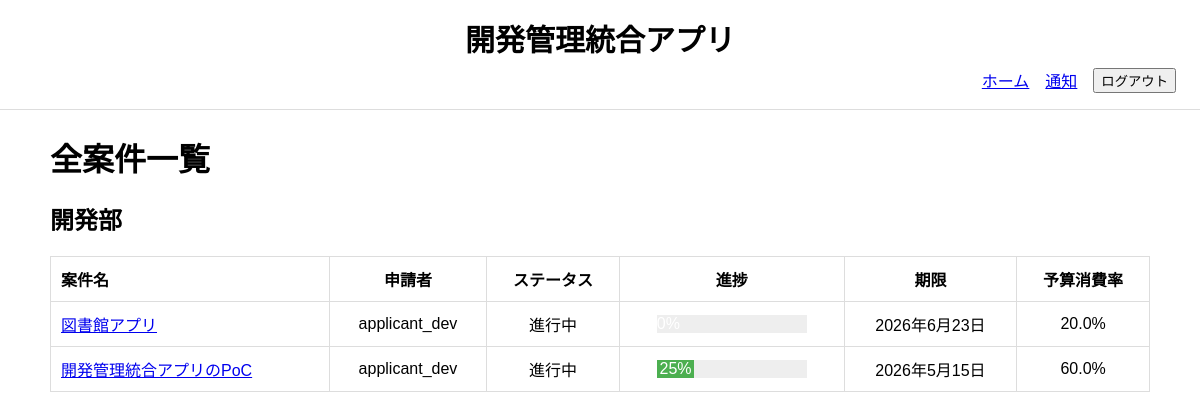
The app's page /hq/projects/ (signed in), older data.
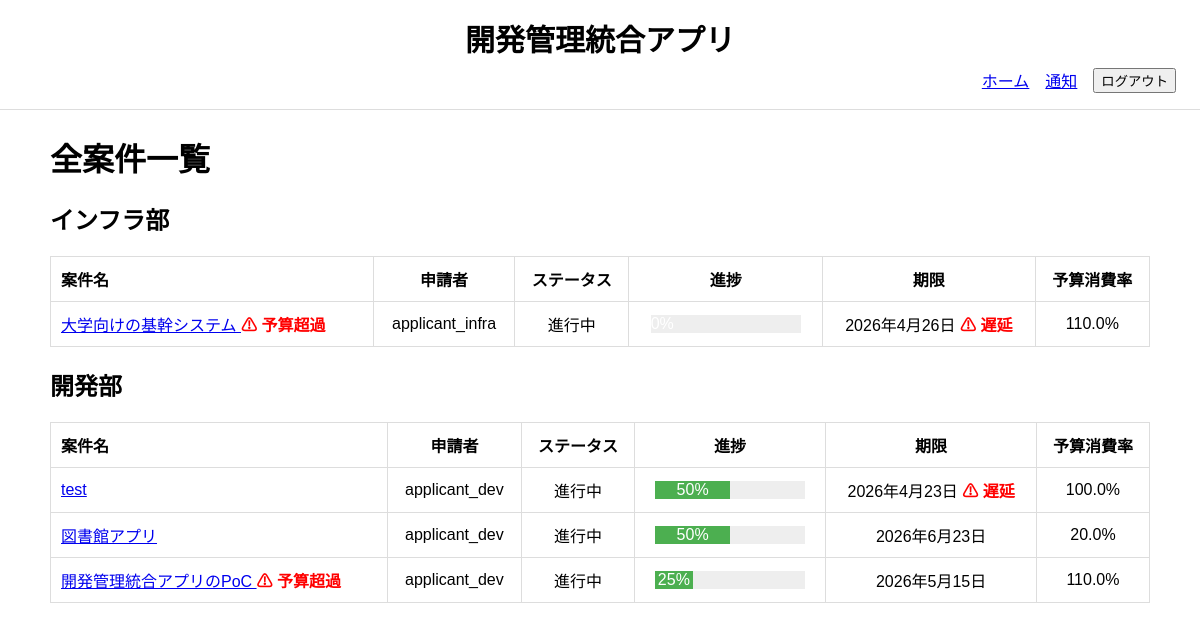
The same page, newer data.
### project_management_app/models.py (models this page shows, shortened)
class Department(models.Model):
    name = models.CharField("部門", max_length=100, unique=True)
    is_headquarters = models.BooleanField(default=False)
    class Meta:
        verbose_name = "部門"
        verbose_name_plural = "部門"
        ordering = ["name"]

class Project(models.Model):
    class Status(models.TextChoices):
        DRAFT = "draft", "下書き"
        PENDING_MANAGER = "pending_manager", "部門承認待ち"
        PENDING_HQ = "pending_hq", "本部承認待ち"
        APPROVED = "approved", "承認済"
        IN_PROGRESS = "in_progress", "進行中"
        COMPLETED = "completed", "完了"
        REJECTED = "rejected", "却下"
    name = models.CharField("案件名", max_length=200)
    description = models.TextField("目的・概要")
    applicant = models.ForeignKey(
        CustomUser,
        verbose_name="案件担当者",
        on_delete=models.SET_NULL,
        null=True,
        blank=True,
        related_name="applied_projects"
    )
    department = models.ForeignKey(
        Department,
        verbose_name="担当部門",
        on_delete=models.PROTECT,
        related_name="projects",
    )
    estimated_budget = models.DecimalField(
        "予算額", max_digits=12, decimal_places=0
        )
    is_budget_notified = models.BooleanField(default=False)
    progress_rate = models.PositiveIntegerField(
        "全体進捗率",
        default=0,
        validators=[MinValueValidator(0), MaxValueValidator(100)]
    )
    status = models.CharField(
        "ステータス",
        max_length=30,
        choices=Status.choices,
        default=Status.DRAFT
    )
    submitted_at = models.DateField("申請日", null=True, blank=True)
    start_date = models.DateField("開始日", null=True, blank=True)
    due_date = models.DateField("期限", null=True, blank=True)
    approved_at = models.DateField("最終承認日", null=True, blank=True)
    completed_at = models.DateField("完了日", null=True, blank=True)
    created_at = models.DateTimeField("作成日時", auto_now_add=True)
    updated_at = models.DateTimeField("更新日時", auto_now=True)
    class Meta:
        verbose_name = "案件"
        verbose_name_plural = "案件"
        ordering = ["-created_at"]
    @property
    def total_actual_amount(self):
        return (
            self.budget_records.aggregate(
                total=Sum("amount")
            )["total"] or 0
        )
    @property
    def consumption_rate(self):
        if not self.estimated_budget:
            return 0
        return round(
            (self.total_actual_amount / self.estimated_budget) * 100, 1
        )
    @property
    def is_delayed(self):
        return bool(
            self.due_date
            and self.due_date < timezone.now().date()
            and self.status != self.Status.COMPLETED
        )
    @property
    def is_over_budget(self):
        return self.total_actual_amount > self.estimated_budget

class CustomUser(AbstractUser):
    class Role(models.TextChoices):
        MEMBER = "member", "タスク担当者"
        APPLICANT = "applicant", "申請者"
        MANAGER = "manager", "部門管理者"
        HQ = "hq", "本部管理者"
    department = models.ForeignKey(
        Department,
        verbose_name="所属部門",
        on_delete=models.PROTECT,
        related_name="users",
        null=True,
        blank=True
    )
    role = models.CharField(
        "ロール",
        max_length=30,
        choices=Role.choices,
        default=Role.APPLICANT
    )
    class Meta:
        verbose_name = "ユーザー"
        verbose_name_plural = "ユーザー"

### project_management_app/views.py (the view)
# urls.py: path("hq/projects/", HQProjectListView.as_view(), name="hq_project_list"),
class HQProjectListView(LoginRequiredMixin, ListView):
    model = Department
    template_name = "project_management_app/hq_project_list.html"
    context_object_name = "departments"
    def get_queryset(self):
        return Department.objects.filter(is_headquarters=False).prefetch_related(
            Prefetch(
                "projects",
                queryset=Project.objects.select_related("applicant").order_by("-created_at")
            )
        )

### project_management_app/context_processors.py (called while the page is built)
def notification_count(request):
    if request.user.is_authenticated:
        count = Notification.objects.filter(
            recipient=request.user,
            is_read=False
        ).count()
    else:
        count = 0
    return {
        "unread_notification_count": count
    }

def pending_approval_count(request):
    if request.user.is_authenticated:
        if request.user.role == "manager":
            count = Project.objects.filter(
                department=request.user.department,
                status=Project.Status.PENDING_MANAGER
            ).count()
        elif request.user.role == "hq":
            count = Project.objects.filter(
                status=Project.Status.PENDING_HQ
            ).count()
        else:
            count = 0
    else:
        count = 0
    return {
        "pending_approval_count": count
    }

### project_management_app/templates/project_management_app/hq_project_list.html (shortened to what this page needs)
{% extends "project_management_app/base.html" %}
{% block content %}
<h1>全案件一覧</h1>
{% for department in departments %}
    {% if department.projects.all %}
    <h2>{{ department.name }}</h2>
    <table border="1">
        <tr>
            <th>案件名</th>
            <th>申請者</th>
            <th>ステータス</th>
            <th>進捗</th>
            <th>期限</th>
            <th>予算消費率</th>
        </tr>
        {% for project in department.projects.all %}
        <tr>
            <td>
                <a href="{% url 'project_detail' project.pk %}">
                    {{ project.name }}
                </a>
                {% if project.is_over_budget %}
                    <span class="warning">⚠ 予算超過</span>
                {% endif %}
            </td>
            <td>{{ project.applicant.username }}</td>
            <td>{{ project.get_status_display }}</td>
            <td style="text-align:center;">
                <div style="background:#eee; width:150px; display:inline-block;">
                    <div style="
                        background:#4caf50;
                        width:{{ project.progress_rate }}%;
                        text-align:center;
                        color:white;
                    ">
                        {{ project.progress_rate }}%
                    </div>
                </div>
            </td>
            <td>
                {{ project.due_date }}
                {% if project.is_delayed %}
                    <span style="color: red;"><strong>⚠ 遅延</strong></span>
                {% endif %}
            </td>
            <td>{{ project.consumption_rate }}%</td>
        </tr>
        {% endfor %}
    </table>
    {% endif %}
{% endfor %}
{% endblock %}

Row changes from the older to the newer data that the page shows:
now on this page (row unchanged): Department: name "インフラ部"
added Project: name "大学向けの基幹システム", shows "⚠ 予算超過", applicant.username "applicant_infra", status "進行中", due_date "2026年4月26日", shows "⚠ 遅延", consumption_rate "110.0", shown under "インフラ部"
added Project: name "test", applicant.username "applicant_dev", status "進行中", progress_rate "50", due_date "2026年4月23日", shows "⚠ 遅延", consumption_rate "100.0", shown under Department "開発部"
changed Project "図書館アプリ": progress_rate (not shown) → "50"
changed Project "開発管理統合アプリのPoC": consumption_rate "60.0" → "110.0"; now shows "⚠ 予算超過"
